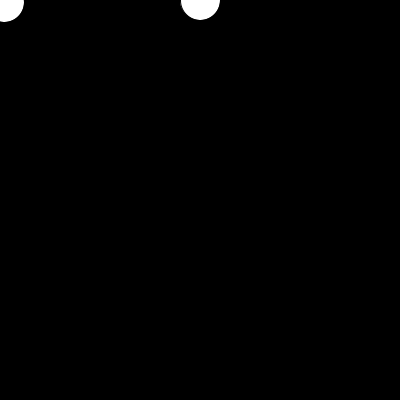
Frame 1 (no input)
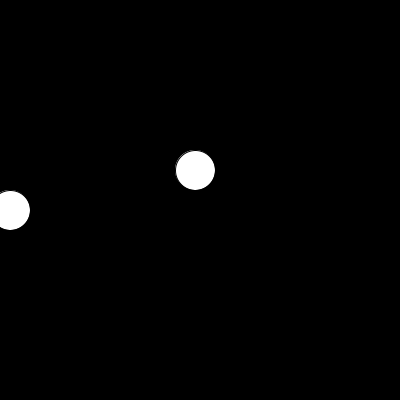
Frame 60 (the mouse pressed at the canvas centre just before this capture)
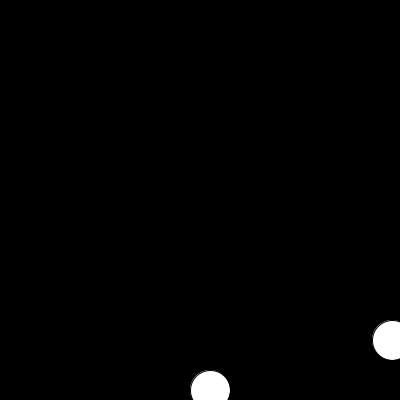
Frame 120 (the mouse held since frame 60 and released just before this capture)

The Processing sketch that drew these frames (run headless with seeded random() and noise(); from frame 60 on, the mouse is pressed at the canvas centre):

// Processing sketch: processing_154388
// ── processing_154388.pde

int xPosition=200;
int xMotion=1;
int yMotion=1;
int yPosition;
int y2Position;
int x2Position=0;

void setup ()
{
  size(400, 400);
  x2Position=int(random(1,6));
  y2Position=int(random(1,6));
}
void draw ()
{
  background (0);
  ellipse (xPosition, yPosition, 40, 40);
  ellipse (x2Position, y2Position, 40, 40);
  xPosition=xPosition+xMotion*(10);
  yPosition=yPosition+yMotion*(10);
  x2Position=(x2Position+10);
  y2Position=(y2Position+10);
  
  
  if (xPosition>=400 || xPosition<=0)
  {
    xMotion=-xMotion;
  }
  if (yPosition>=400 || yPosition<=0)
  {
    yMotion=-yMotion;
  }
  if (x2Position>400)
  {
    x2Position=int(random(1,6));
  }
  if (y2Position>400)
  {
    y2Position=-20;
  }
}
